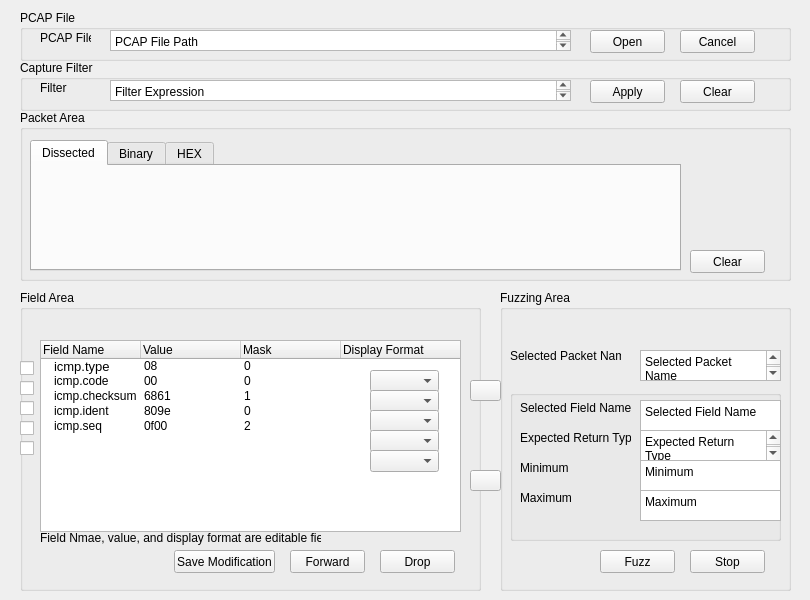
<?xml version="1.0" encoding="UTF-8"?>
<ui version="4.0">
 <class>LivePacketView</class>
 <widget class="QMainWindow" name="LivePacketView">
  <property name="geometry">
   <rect>
    <x>0</x>
    <y>0</y>
    <width>810</width>
    <height>600</height>
   </rect>
  </property>
  <property name="windowTitle">
   <string>MainWindow</string>
  </property>
  <property name="windowIcon">
   <iconset>
    <normaloff>../../Pictures/PlusArrow3.png</normaloff>../../Pictures/PlusArrow3.png</iconset>
  </property>
  <property name="accessibleName">
   <string>LivePacketView</string>
  </property>
  <property name="dockOptions">
   <set>QMainWindow::AllowTabbedDocks|QMainWindow::AnimatedDocks</set>
  </property>
  <widget class="QWidget" name="centralwidget">
   <widget class="QGroupBox" name="CapturFilterArea">
    <property name="geometry">
     <rect>
      <x>20</x>
      <y>60</y>
      <width>771</width>
      <height>51</height>
     </rect>
    </property>
    <property name="title">
     <string>Capture Filter</string>
    </property>
    <widget class="QLabel" name="FilterLabel">
     <property name="geometry">
      <rect>
       <x>20</x>
       <y>20</y>
       <width>51</width>
       <height>16</height>
      </rect>
     </property>
     <property name="text">
      <string>Filter</string>
     </property>
    </widget>
    <widget class="QPlainTextEdit" name="FilterExpressionInput">
     <property name="geometry">
      <rect>
       <x>90</x>
       <y>20</y>
       <width>461</width>
       <height>21</height>
      </rect>
     </property>
     <property name="inputMethodHints">
      <set>Qt::ImhNone</set>
     </property>
     <property name="verticalScrollBarPolicy">
      <enum>Qt::ScrollBarAsNeeded</enum>
     </property>
     <property name="plainText">
      <string>Filter Expression</string>
     </property>
    </widget>
    <widget class="QPushButton" name="ApplyButton">
     <property name="geometry">
      <rect>
       <x>570</x>
       <y>20</y>
       <width>75</width>
       <height>23</height>
      </rect>
     </property>
     <property name="text">
      <string>Apply</string>
     </property>
    </widget>
    <widget class="QPushButton" name="ClearButton">
     <property name="geometry">
      <rect>
       <x>660</x>
       <y>20</y>
       <width>75</width>
       <height>23</height>
      </rect>
     </property>
     <property name="text">
      <string>Clear</string>
     </property>
    </widget>
   </widget>
   <widget class="QGroupBox" name="PacketArea">
    <property name="geometry">
     <rect>
      <x>20</x>
      <y>110</y>
      <width>771</width>
      <height>171</height>
     </rect>
    </property>
    <property name="title">
     <string>Packet Area</string>
    </property>
    <widget class="QTabWidget" name="PacketView">
     <property name="geometry">
      <rect>
       <x>10</x>
       <y>30</y>
       <width>651</width>
       <height>131</height>
      </rect>
     </property>
     <property name="currentIndex">
      <number>0</number>
     </property>
     <widget class="QWidget" name="Dissected">
      <attribute name="title">
       <string>Dissected</string>
      </attribute>
     </widget>
     <widget class="QWidget" name="Binary">
      <attribute name="title">
       <string>Binary</string>
      </attribute>
     </widget>
     <widget class="QWidget" name="HEX">
      <attribute name="title">
       <string>HEX</string>
      </attribute>
     </widget>
    </widget>
    <widget class="QPushButton" name="ClearButton_2">
     <property name="geometry">
      <rect>
       <x>670</x>
       <y>140</y>
       <width>75</width>
       <height>23</height>
      </rect>
     </property>
     <property name="text">
      <string>Clear</string>
     </property>
    </widget>
   </widget>
   <widget class="QGroupBox" name="groupBox">
    <property name="geometry">
     <rect>
      <x>20</x>
      <y>290</y>
      <width>461</width>
      <height>301</height>
     </rect>
    </property>
    <property name="sizePolicy">
     <sizepolicy hsizetype="Preferred" vsizetype="Preferred">
      <horstretch>0</horstretch>
      <verstretch>0</verstretch>
     </sizepolicy>
    </property>
    <property name="sizeIncrement">
     <size>
      <width>0</width>
      <height>0</height>
     </size>
    </property>
    <property name="title">
     <string>Field Area</string>
    </property>
    <widget class="QTreeWidget" name="FieldValuesCol">
     <property name="geometry">
      <rect>
       <x>20</x>
       <y>50</y>
       <width>421</width>
       <height>192</height>
      </rect>
     </property>
     <property name="minimumSize">
      <size>
       <width>411</width>
       <height>192</height>
      </size>
     </property>
     <property name="sizeIncrement">
      <size>
       <width>0</width>
       <height>0</height>
      </size>
     </property>
     <property name="indentation">
      <number>10</number>
     </property>
     <property name="uniformRowHeights">
      <bool>true</bool>
     </property>
     <property name="itemsExpandable">
      <bool>true</bool>
     </property>
     <column>
      <property name="text">
       <string>Field Name</string>
      </property>
     </column>
     <column>
      <property name="text">
       <string>Value</string>
      </property>
     </column>
     <column>
      <property name="text">
       <string>Mask</string>
      </property>
     </column>
     <column>
      <property name="text">
       <string>Display Format</string>
      </property>
     </column>
     <item>
      <property name="text">
       <string>icmp.type</string>
      </property>
      <property name="font">
       <font>
        <pointsize>10</pointsize>
       </font>
      </property>
      <property name="text">
       <string>08</string>
      </property>
      <property name="text">
       <string>0</string>
      </property>
     </item>
     <item>
      <property name="text">
       <string>icmp.code</string>
      </property>
      <property name="text">
       <string>00</string>
      </property>
      <property name="text">
       <string>0</string>
      </property>
     </item>
     <item>
      <property name="text">
       <string>icmp.checksum</string>
      </property>
      <property name="text">
       <string>6861</string>
      </property>
      <property name="text">
       <string>1</string>
      </property>
     </item>
     <item>
      <property name="text">
       <string>icmp.ident</string>
      </property>
      <property name="text">
       <string>809e</string>
      </property>
      <property name="text">
       <string>0</string>
      </property>
     </item>
     <item>
      <property name="text">
       <string>icmp.seq</string>
      </property>
      <property name="text">
       <string>0f00</string>
      </property>
      <property name="text">
       <string>2</string>
      </property>
     </item>
    </widget>
    <widget class="QCheckBox" name="checkBox">
     <property name="geometry">
      <rect>
       <x>0</x>
       <y>70</y>
       <width>21</width>
       <height>16</height>
      </rect>
     </property>
     <property name="sizeIncrement">
      <size>
       <width>0</width>
       <height>2</height>
      </size>
     </property>
     <property name="text">
      <string/>
     </property>
    </widget>
    <widget class="QCheckBox" name="checkBox_2">
     <property name="geometry">
      <rect>
       <x>0</x>
       <y>90</y>
       <width>21</width>
       <height>16</height>
      </rect>
     </property>
     <property name="text">
      <string/>
     </property>
    </widget>
    <widget class="QCheckBox" name="checkBox_3">
     <property name="geometry">
      <rect>
       <x>0</x>
       <y>110</y>
       <width>21</width>
       <height>16</height>
      </rect>
     </property>
     <property name="text">
      <string/>
     </property>
    </widget>
    <widget class="QCheckBox" name="checkBox_4">
     <property name="geometry">
      <rect>
       <x>0</x>
       <y>150</y>
       <width>21</width>
       <height>16</height>
      </rect>
     </property>
     <property name="text">
      <string/>
     </property>
    </widget>
    <widget class="QCheckBox" name="checkBox_5">
     <property name="geometry">
      <rect>
       <x>0</x>
       <y>130</y>
       <width>21</width>
       <height>16</height>
      </rect>
     </property>
     <property name="text">
      <string/>
     </property>
    </widget>
    <widget class="QComboBox" name="comboBox">
     <property name="geometry">
      <rect>
       <x>350</x>
       <y>80</y>
       <width>69</width>
       <height>22</height>
      </rect>
     </property>
    </widget>
    <widget class="QComboBox" name="comboBox_2">
     <property name="geometry">
      <rect>
       <x>350</x>
       <y>100</y>
       <width>69</width>
       <height>22</height>
      </rect>
     </property>
    </widget>
    <widget class="QComboBox" name="comboBox_3">
     <property name="geometry">
      <rect>
       <x>350</x>
       <y>120</y>
       <width>69</width>
       <height>22</height>
      </rect>
     </property>
    </widget>
    <widget class="QComboBox" name="comboBox_4">
     <property name="geometry">
      <rect>
       <x>350</x>
       <y>140</y>
       <width>69</width>
       <height>22</height>
      </rect>
     </property>
    </widget>
    <widget class="QComboBox" name="comboBox_5">
     <property name="geometry">
      <rect>
       <x>350</x>
       <y>160</y>
       <width>69</width>
       <height>22</height>
      </rect>
     </property>
    </widget>
    <widget class="QLabel" name="label">
     <property name="geometry">
      <rect>
       <x>20</x>
       <y>240</y>
       <width>281</width>
       <height>16</height>
      </rect>
     </property>
     <property name="text">
      <string>Field Nmae, value, and display format are editable fields</string>
     </property>
    </widget>
    <widget class="QPushButton" name="SaveMod">
     <property name="geometry">
      <rect>
       <x>154</x>
       <y>260</y>
       <width>101</width>
       <height>23</height>
      </rect>
     </property>
     <property name="text">
      <string>Save Modification</string>
     </property>
    </widget>
    <widget class="QPushButton" name="Forward">
     <property name="geometry">
      <rect>
       <x>270</x>
       <y>260</y>
       <width>75</width>
       <height>23</height>
      </rect>
     </property>
     <property name="text">
      <string>Forward</string>
     </property>
    </widget>
    <widget class="QPushButton" name="Drop">
     <property name="geometry">
      <rect>
       <x>360</x>
       <y>260</y>
       <width>75</width>
       <height>23</height>
      </rect>
     </property>
     <property name="text">
      <string>Drop</string>
     </property>
    </widget>
   </widget>
   <widget class="QPushButton" name="PlusArrow">
    <property name="geometry">
     <rect>
      <x>470</x>
      <y>380</y>
      <width>31</width>
      <height>21</height>
     </rect>
    </property>
    <property name="text">
     <string/>
    </property>
    <property name="icon">
     <iconset>
      <normaloff>../../Pictures/PlusArrow3.png</normaloff>../../Pictures/PlusArrow3.png</iconset>
    </property>
    <property name="iconSize">
     <size>
      <width>35</width>
      <height>80</height>
     </size>
    </property>
   </widget>
   <widget class="QPushButton" name="MinusArrow">
    <property name="geometry">
     <rect>
      <x>470</x>
      <y>470</y>
      <width>31</width>
      <height>21</height>
     </rect>
    </property>
    <property name="text">
     <string/>
    </property>
    <property name="icon">
     <iconset>
      <normaloff>../../Pictures/MinusArrow1.png</normaloff>../../Pictures/MinusArrow1.png</iconset>
    </property>
    <property name="iconSize">
     <size>
      <width>25</width>
      <height>60</height>
     </size>
    </property>
   </widget>
   <widget class="QGroupBox" name="FuzzingField">
    <property name="geometry">
     <rect>
      <x>500</x>
      <y>290</y>
      <width>291</width>
      <height>301</height>
     </rect>
    </property>
    <property name="title">
     <string>Fuzzing Area</string>
    </property>
    <widget class="QLabel" name="SelectedPacketLabel">
     <property name="geometry">
      <rect>
       <x>10</x>
       <y>50</y>
       <width>111</width>
       <height>31</height>
      </rect>
     </property>
     <property name="text">
      <string>Selected Packet Name</string>
     </property>
    </widget>
    <widget class="QPlainTextEdit" name="SelectedPackeInput">
     <property name="geometry">
      <rect>
       <x>140</x>
       <y>60</y>
       <width>141</width>
       <height>31</height>
      </rect>
     </property>
     <property name="plainText">
      <string>Selected Packet Name</string>
     </property>
    </widget>
    <widget class="QGroupBox" name="SelectedFieldName">
     <property name="geometry">
      <rect>
       <x>10</x>
       <y>100</y>
       <width>271</width>
       <height>151</height>
      </rect>
     </property>
     <property name="title">
      <string/>
     </property>
     <widget class="QLabel" name="SelectedField">
      <property name="geometry">
       <rect>
        <x>10</x>
        <y>10</y>
        <width>111</width>
        <height>16</height>
       </rect>
      </property>
      <property name="text">
       <string>Selected Field Name</string>
      </property>
     </widget>
     <widget class="QLabel" name="ExpectedReturn">
      <property name="geometry">
       <rect>
        <x>10</x>
        <y>40</y>
        <width>111</width>
        <height>16</height>
       </rect>
      </property>
      <property name="text">
       <string>Expected Return Type</string>
      </property>
     </widget>
     <widget class="QLabel" name="Maximum">
      <property name="geometry">
       <rect>
        <x>10</x>
        <y>100</y>
        <width>71</width>
        <height>16</height>
       </rect>
      </property>
      <property name="text">
       <string>Maximum</string>
      </property>
     </widget>
     <widget class="QLabel" name="Minimum">
      <property name="geometry">
       <rect>
        <x>10</x>
        <y>70</y>
        <width>81</width>
        <height>16</height>
       </rect>
      </property>
      <property name="text">
       <string>Minimum</string>
      </property>
     </widget>
     <widget class="QPlainTextEdit" name="Selected">
      <property name="geometry">
       <rect>
        <x>130</x>
        <y>10</y>
        <width>141</width>
        <height>31</height>
       </rect>
      </property>
      <property name="plainText">
       <string>Selected Field Name</string>
      </property>
     </widget>
     <widget class="QPlainTextEdit" name="Expected">
      <property name="geometry">
       <rect>
        <x>130</x>
        <y>40</y>
        <width>141</width>
        <height>31</height>
       </rect>
      </property>
      <property name="plainText">
       <string>Expected Return Type</string>
      </property>
     </widget>
     <widget class="QPlainTextEdit" name="Minimum_2">
      <property name="geometry">
       <rect>
        <x>130</x>
        <y>70</y>
        <width>141</width>
        <height>31</height>
       </rect>
      </property>
      <property name="plainText">
       <string>Minimum</string>
      </property>
     </widget>
     <widget class="QPlainTextEdit" name="Maximum_2">
      <property name="geometry">
       <rect>
        <x>130</x>
        <y>100</y>
        <width>141</width>
        <height>31</height>
       </rect>
      </property>
      <property name="plainText">
       <string>Maximum</string>
      </property>
     </widget>
    </widget>
    <widget class="QPushButton" name="Fuzz">
     <property name="geometry">
      <rect>
       <x>100</x>
       <y>260</y>
       <width>75</width>
       <height>23</height>
      </rect>
     </property>
     <property name="text">
      <string>Fuzz</string>
     </property>
    </widget>
    <widget class="QPushButton" name="Stop">
     <property name="geometry">
      <rect>
       <x>190</x>
       <y>260</y>
       <width>75</width>
       <height>23</height>
      </rect>
     </property>
     <property name="text">
      <string>Stop</string>
     </property>
    </widget>
   </widget>
   <widget class="QGroupBox" name="PcapFile">
    <property name="geometry">
     <rect>
      <x>20</x>
      <y>10</y>
      <width>771</width>
      <height>51</height>
     </rect>
    </property>
    <property name="title">
     <string>PCAP File</string>
    </property>
    <widget class="QLabel" name="PCAFile">
     <property name="geometry">
      <rect>
       <x>20</x>
       <y>20</y>
       <width>51</width>
       <height>16</height>
      </rect>
     </property>
     <property name="text">
      <string>PCAP File</string>
     </property>
    </widget>
    <widget class="QPlainTextEdit" name="PCAPLocation">
     <property name="geometry">
      <rect>
       <x>90</x>
       <y>20</y>
       <width>461</width>
       <height>21</height>
      </rect>
     </property>
     <property name="inputMethodHints">
      <set>Qt::ImhNone</set>
     </property>
     <property name="verticalScrollBarPolicy">
      <enum>Qt::ScrollBarAsNeeded</enum>
     </property>
     <property name="plainText">
      <string>PCAP File Path</string>
     </property>
    </widget>
    <widget class="QPushButton" name="OpenButton">
     <property name="geometry">
      <rect>
       <x>570</x>
       <y>20</y>
       <width>75</width>
       <height>23</height>
      </rect>
     </property>
     <property name="text">
      <string>Open</string>
     </property>
    </widget>
    <widget class="QPushButton" name="CancelButton">
     <property name="geometry">
      <rect>
       <x>660</x>
       <y>20</y>
       <width>75</width>
       <height>23</height>
      </rect>
     </property>
     <property name="text">
      <string>Cancel</string>
     </property>
    </widget>
   </widget>
   <zorder>groupBox</zorder>
   <zorder>CapturFilterArea</zorder>
   <zorder>PacketArea</zorder>
   <zorder>PlusArrow</zorder>
   <zorder>MinusArrow</zorder>
   <zorder>FuzzingField</zorder>
   <zorder>PcapFile</zorder>
  </widget>
 </widget>
 <resources/>
 <connections/>
</ui>
